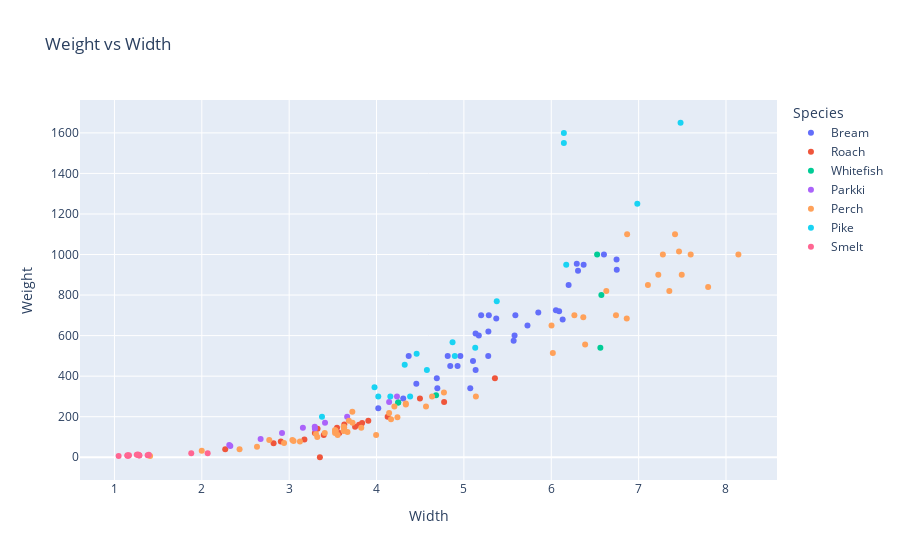

Here is the notebook cell this chart was saved with:
### Markdown cell above
in the following charts, the relationship between desired features are plotted using plotly. the express tool from plotly makes the chart interactive and easy for further exploration
besides plotting desired features versus each other, they were also seperated by based on their Species. so that we can analyze the characteristics of each Species.
The result of this analyze will be presented below the charts

### Code cell
import plotly.express as px

fig = px.scatter(df, y='Weight', x='Width', color='Species' , title='Weight vs Width')
fig.show()

### Figure 1 — Plotly figure (JSON) as saved in the notebook; plotly's stock layout.template omitted (floating-point values rounded to 4 significant figures)
{"data": [{"hovertemplate": "Species=Bream<br>Width=%{x}<br>Weight=%{y}<extra></extra>", "legendgroup": "Bream", "marker": {"color": "#636efa", "symbol": "circle"}, "mode": "markers", "name": "Bream", "orientation": "v", "showlegend": true, "type": "scatter", "x": [4.02, 4.306, 4.696, 4.455, 5.134, 4.927, 5.279, 4.69, 4.844, 4.959, 5.104, 4.815, 4.368, 5.073, 5.171, 5.58, 5.285, 5.197, 5.134, 5.728, 5.569, 5.37, 5.28, 6.131, 5.589, 6.053, 6.09, 5.851, 6.198, 6.603, 6.306, 6.292, 6.75, 6.747, 6.37], "xaxis": "x", "y": [242, 290, 340, 363, 430, 450, 500, 390, 450, 500, 475, 500, 500, 340, 600, 600, 700, 700, 610, 650, 575, 685, 620, 680, 700, 725, 720, 714, 850, 1000, 920, 955, 925, 975, 950], "yaxis": "y"}, {"hovertemplate": "Species=Roach<br>Width=%{x}<br>Weight=%{y}<extra></extra>", "legendgroup": "Roach", "marker": {"color": "#EF553B", "symbol": "circle"}, "mode": "markers", "name": "Roach", "orientation": "v", "showlegend": true, "type": "scatter", "x": [2.268, 2.822, 2.904, 3.175, 3.574, 3.352, 3.396, 3.294, 3.754, 3.548, 3.82, 3.325, 3.8, 3.835, 3.631, 4.127, 3.906, 4.497, 4.774, 5.355], "xaxis": "x", "y": [40, 69, 78, 87, 120, 0, 110, 120, 150, 145, 160, 140, 160, 169, 161, 200, 180, 290, 272, 390], "yaxis": "y"}, {"hovertemplate": "Species=Whitefish<br>Width=%{x}<br>Weight=%{y}<extra></extra>", "legendgroup": "Whitefish", "marker": {"color": "#00cc96", "symbol": "circle"}, "mode": "markers", "name": "Whitefish", "orientation": "v", "showlegend": true, "type": "scatter", "x": [4.248, 4.248, 4.682, 6.562, 6.574, 6.525], "xaxis": "x", "y": [270, 270, 306, 540, 800, 1000], "yaxis": "y"}, {"hovertemplate": "Species=Parkki<br>Width=%{x}<br>Weight=%{y}<extra></extra>", "legendgroup": "Parkki", "marker": {"color": "#ab63fa", "symbol": "circle"}, "mode": "markers", "name": "Parkki", "orientation": "v", "showlegend": true, "type": "scatter", "x": [2.326, 2.314, 2.673, 2.918, 3.293, 3.294, 3.41, 3.157, 3.664, 4.144, 4.234], "xaxis": "x", "y": [55, 60, 90, 120, 150, 140, 170, 145, 200, 273, 300], "yaxis": "y"}, {"hovertemplate": "Species=Perch<br>Width=%{x}<br>Weight=%{y}<extra></extra>", "legendgroup": "Perch", "marker": {"color": "#FFA15A", "symbol": "circle"}, "mode": "markers", "name": "Perch", "orientation": "v", "showlegend": true, "type": "scatter", "x": [1.408, 1.999, 2.432, 2.632, 2.942, 3.322, 3.123, 3.05, 3.037, 2.772, 3.555, 3.308, 3.667, 3.534, 3.408, 3.525, 3.525, 3.525, 3.995, 3.624, 3.624, 3.63, 3.626, 3.725, 3.723, 3.825, 4.166, 3.683, 4.239, 4.144, 5.137, 4.335, 4.335, 4.566, 4.204, 4.635, 4.772, 6.018, 6.388, 7.796, 6.864, 6.741, 6.265, 6.367, 7.493, 6.003, 7.351, 7.106, 7.225, 7.462, 6.63, 6.868, 7.277, 7.417, 8.142, 7.596], "xaxis": "x", "y": [5.9, 32, 40, 51.5, 70, 100, 78, 80, 85, 85, 110, 115, 125, 130, 120, 120, 130, 135, 110, 130, 150, 145, 150, 170, 225, 145, 188, 180, 197, 218, 300, 260, 265, 250, 250, 300, 320, 514, 556, 840, 685, 700, 700, 690, 900, 650, 820, 850, 900, 1015, 820, 1100, 1000, 1100, 1000, 1000], "yaxis": "y"}, {"hovertemplate": "Species=Pike<br>Width=%{x}<br>Weight=%{y}<extra></extra>", "legendgroup": "Pike", "marker": {"color": "#19d3f3", "symbol": "circle"}, "mode": "markers", "name": "Pike", "orientation": "v", "showlegend": true, "type": "scatter", "x": [3.376, 4.158, 4.384, 4.02, 4.577, 3.977, 4.322, 4.459, 5.13, 4.896, 4.87, 5.376, 6.171, 6.985, 6.144, 6.144, 7.48], "xaxis": "x", "y": [200, 300, 300, 300, 430, 345, 456, 510, 540, 500, 567, 770, 950, 1250, 1600, 1550, 1650], "yaxis": "y"}, {"hovertemplate": "Species=Smelt<br>Width=%{x}<br>Weight=%{y}<extra></extra>", "legendgroup": "Smelt", "marker": {"color": "#FF6692", "symbol": "circle"}, "mode": "markers", "name": "Smelt", "orientation": "v", "showlegend": true, "type": "scatter", "x": [1.048, 1.16, 1.148, 1.38, 1.277, 1.285, 1.284, 1.166, 1.148, 1.394, 1.269, 1.256, 2.067, 1.879], "xaxis": "x", "y": [6.7, 7.5, 7, 9.7, 9.8, 8.7, 10, 9.9, 9.8, 12.2, 13.4, 12.2, 19.7, 19.9], "yaxis": "y"}], "layout": {"legend": {"title": {"text": "Species"}, "tracegroupgap": 0}, "title": {"text": "Weight vs Width"}, "xaxis": {"anchor": "y", "domain": [0, 1], "title": {"text": "Width"}}, "yaxis": {"anchor": "x", "domain": [0, 1], "title": {"text": "Weight"}}}}
